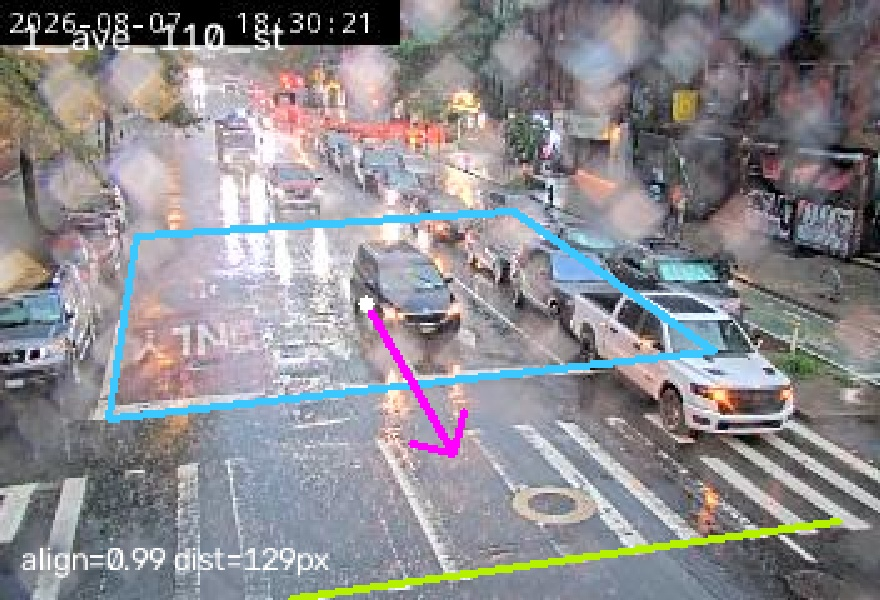
#> input picture camera/_preview/1_ave_110_st_overlay.jpg, 880 x 600 px, given in place of ., which was not available
$ python -i score_camera.py   (imports and definitions only)   (older library calls are emulated)
#> lines starting #> are read from the running program, lines starting #| are printed output that depends on the picture; pictures that were not available may be replaced by others from this repository, and a replacement may not be noted
#!/usr/bin/env python3
"""
Score whether an NYC traffic camera is a good Red Light Racer source.

The game needs a mid-frame stop-line queue that races toward a near-camera
finish, with clean enough red→green motion edges to harvest rounds offline.

What this measures
------------------
1. Geometry (optional camera/*.json)
   - staging mid-frame, finish downstream toward the lens
   - travel_direction aligns with staging→finish
   - staging area and race runway are usable sizes

2. Signal quality (frame dump + approach mask)
   - motion high/low separation (can hysteresis see red vs green?)
   - occupancy above empty-road floor during stops
   - red→green candidate rate and red hold duration

3. Image quality (sampled frames)
   - raindrop/glare proxy and blur — tracking dies when these spike

4. Vision judge (optional, Gemini 3.6 Flash)
   - layout suitability for mid-frame queue → near-camera finish
   - current conditions (rain/lens drops) kept separate from layout

Usage
-----
    # score an existing capture (mask from camera JSON or mask.json)
    python tools/score_camera.py score captures/SESSION/ \\
        --mask camera/park_ave_23st.json --out reports/park_ave.json

    # same + Gemini vision layout/conditions judge
    python tools/score_camera.py score captures/SESSION/ --mask camera/X.json --vision

    # short live probe: grab N minutes then score (whole-frame if no mask yet)
    python tools/score_camera.py probe "Park Ave @ 23 St" --minutes 8 --vision

    # batch-score every annotated camera that has a capture folder
    python tools/score_camera.py batch --vision --out reports/batch.json

    # still-only Gemini screen of named NYC cams (no motion signals)
    python tools/score_camera.py screen "Madison Ave @ 42 St" "1 Ave @ 57 st" --vision
"""

from __future__ import annotations

import argparse
import base64
import json
import os
import subprocess
import sys
import time
import urllib.error
import urllib.request
from datetime import datetime
from pathlib import Path

import cv2
import numpy as np

# Reuse the cheap motion/occupancy pipeline — same thresholds as round finding.
ROOT = Path(__file__).resolve().parent.parent
sys.path.insert(0, str(ROOT / "tools"))
from find_candidates import (  # noqa: E402
    DEFAULT_INTERVAL_S,
    compute_signals,
    find_windows,
    list_frames,
    load_approach_poly,
)

CAMERAS_URL = "https://webcams.nyctmc.org/api/cameras"
USER_AGENT = "Mozilla/5.0 (compatible; redlight-racer-score/1.0)"

# ---------------------------------------------------------------- thresholds
# Tuned against the three annotated cams + game validity rules (2–4 cars,
# ≥3 prompt + ≥3 reveal frames, finish still large near camera).

MIN_FRAMES = 60                 # ~2 min at 0.5 fps — below this, rate is noisy
TARGET_INTERVAL_S = 2.0

# Geometry
STAGING_Y_LO, STAGING_Y_HI = 0.30, 0.78
STAGING_AREA_LO, STAGING_AREA_HI = 0.03, 0.28
MIN_RUNWAY = 0.12               # staging→finish / frame diagonal
MIN_TRAVEL_ALIGN = 0.55

# Signals
MIN_MOTION_RATIO = 1.6          # p65 / p35
MIN_MOTION_GAP = 4.0            # absolute grey-level separation
MIN_CAND_PER_HOUR = 2.0
MAX_CAND_PER_HOUR = 40.0        # above this often means cross-traffic bleed
RED_LEN_LO, RED_LEN_HI = 5, 45  # frames @ ~0.5 fps → ~10–90s

# Image quality (harder on rainy night dumps — soft penalties, not instant kill)
MAX_GLARE_FRAC = 0.12
MIN_SHARPNESS = 18.0            # Laplacian variance on downscaled grey

# Vision (Gemini 3.6 Flash via Vertex AI or GEMINI_API_KEY)
VISION_MODEL = os.environ.get("GEMINI_VISION_MODEL", "gemini-3.6-flash")
DEFAULT_GCP_PROJECT = os.environ.get("GOOGLE_CLOUD_PROJECT") or os.environ.get("GCP_PROJECT")


# --------------------------------------------------------------------- helpers

# [27 lines left out: functions http_get, resolve_camera, not called in this run]


def slugify(name: str) -> str:
    import re
    return re.sub(r"[^a-z0-9]+", "_", name.lower()).strip("_") or "camera"


def clamp01(x: float) -> float:
    return float(max(0.0, min(1.0, x)))


# [97 lines left out: functions soft_band, score_geometry, not called in this run]


# -------------------------------------------------------------- image quality

def score_image_quality(frames: list[str], n_samples: int = 12) -> dict:
#> called with n_samples = 12
    if not frames:
        return {"score": 0.0, "hard_fails": ["no frames"], "notes": [], "metrics": {}}

    idxs = np.linspace(0, len(frames) - 1, num=min(n_samples, len(frames)), dtype=int)
    glares, sharps = [], []
    for i in idxs:
        img = cv2.imread(frames[i])
#> img is the input picture: shape (600, 880, 3); mean B, G, R 143, 138.5, 140.3
        if img is None:
            continue
        small = cv2.resize(img, (320, 240), interpolation=cv2.INTER_AREA)
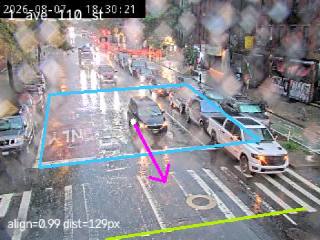
#> small: shape (240, 320, 3); mean B, G, R 143, 138.5, 140.3
        gray = cv2.cvtColor(small, cv2.COLOR_BGR2GRAY)
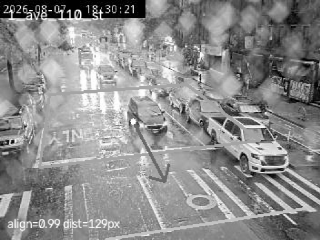
#> gray: shape (240, 320); min 0, max 255, mean 139.6
        # glare / rain-blob proxy: near-saturated bright fraction
        glares.append(float((gray > 235).mean()))
        sharps.append(float(cv2.Laplacian(gray, cv2.CV_64F).var()))
#> pass 2 of the loop in score_image_quality, `for i in idxs:`:
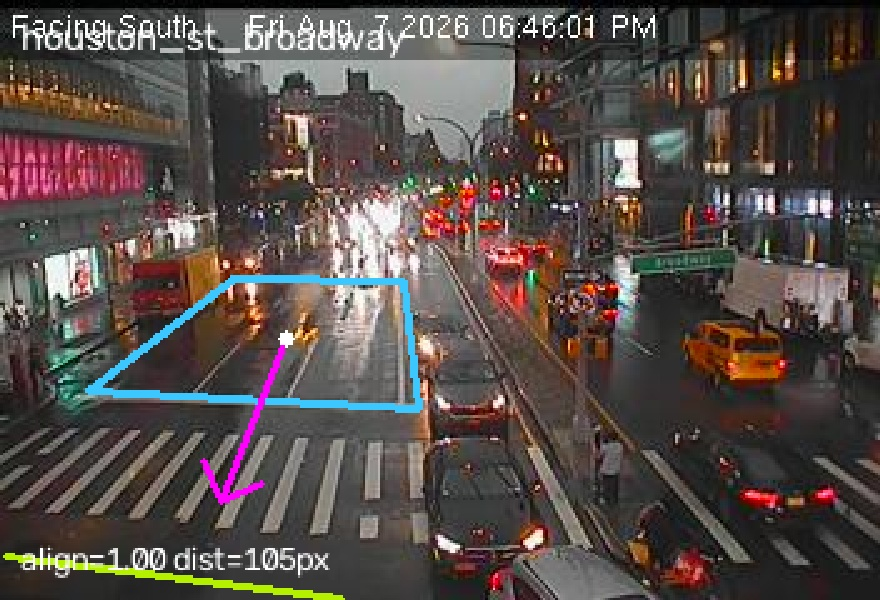
#> input picture camera/_preview/houston_st_broadway_overlay.jpg, 880 x 600 px, given in place of c, which was not available
#> in score_image_quality, img is the input picture: shape (600, 880, 3); mean B, G, R 73.1, 76.9, 86.8
#> in score_image_quality, `small = cv2.resize(img, (320, 240), interpolation=cv2.INTER_AREA)`:
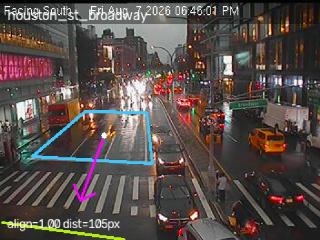
#> small: shape (240, 320, 3); mean B, G, R 73.1, 76.9, 86.8
#> in score_image_quality, `gray = cv2.cvtColor(small, cv2.COLOR_BGR2GRAY)`:
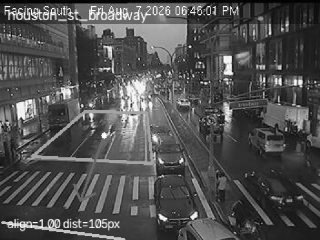
#> gray: shape (240, 320); min 0, max 255, mean 79.4

    if not glares:
        return {"score": 0.0, "hard_fails": ["unreadable frames"], "notes": [], "metrics": {}}

    glare = float(np.median(glares))
    sharp = float(np.median(sharps))
    notes, hard = [], []
    if glare > MAX_GLARE_FRAC:
        notes.append(f"high glare/rain blob fraction ({glare:.3f})")
    if sharp < MIN_SHARPNESS:
        notes.append(f"soft/blurry frames (laplacian {sharp:.1f})")

    glare_s = clamp01(1.0 - glare / (MAX_GLARE_FRAC * 2.5))
    sharp_s = clamp01(sharp / 80.0)
    score = 0.55 * glare_s + 0.45 * sharp_s
    return {
        "score": round(score, 3),
        "hard_fails": hard,
        "notes": notes,
        "metrics": {
            "glare_frac": round(glare, 4),
            "sharpness": round(sharp, 2),
            "samples": len(glares),
        },
    }


# ------------------------------------------------------------------- signals

# [92 lines left out: function score_signals, not called in this run]


# -------------------------------------------------------------- Gemini vision

VISION_PROMPT = """You are judging NYC DOT traffic-camera stills for "Red Light Racer".

Game needs:
- Cars waiting at a red in a mid-frame staging/queue zone (approach lanes).
- A finish line near the camera where cars are still large (dozens of pixels wide).
- Primary traffic flowing toward the camera (or clearly toward a near-camera finish).
- Ideally 2–4 side-by-side lanes of through traffic (not only turning/cross street).
- Stable fixed camera (not PTZ chaos / highway-only / sky-heavy).

IMPORTANT: Separate permanent LAYOUT from temporary CONDITIONS.
- layout_score: would this camera work on a clear day? Geometry/viewpoint only.
- conditions_score: how usable are THESE frames right now (rain, lens drops, night glare)?

Return ONLY JSON with this schema:
{
  "layout_score": 0.0-1.0,
  "conditions_score": 0.0-1.0,
  "facing": "toward_camera" | "away" | "across" | "mixed" | "unclear",
  "lanes_usable": <int>,
  "stop_line_or_crosswalk_visible": true/false,
  "finish_near_camera_feasible": true/false,
  "cars_large_enough_near_bottom": true/false,
  "layout_issues": [string],
  "condition_issues": [string],
  "why": "one sentence"
}
"""


# [584 lines left out: functions _gcp_project, _gcloud_access_token, _encode_frame_b64, _gemini_generate, _parse_vision_json, score_vision and 9 more, not called in this run]


# [2 lines not run here, left out]

>>> result = score_image_quality('../camera/_preview/1_ave_110_st_overlay.jpg')
